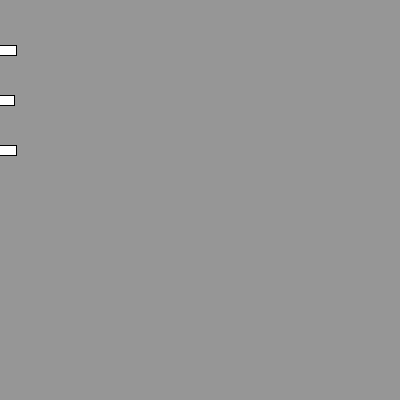
Frame 1 (no input)
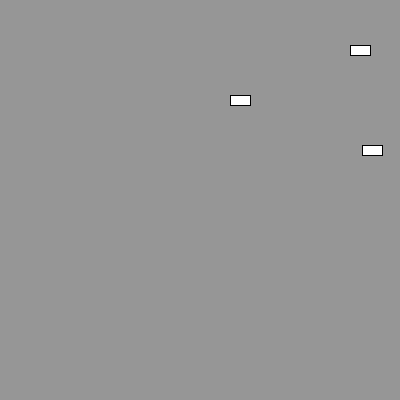
Frame 60 (the mouse pressed at the canvas centre just before this capture)
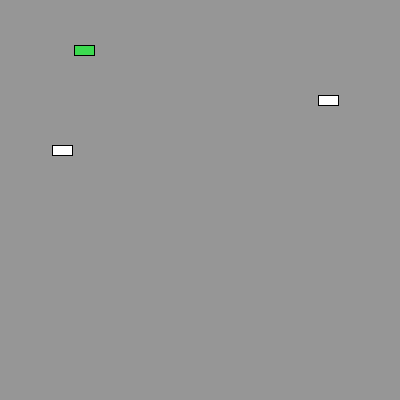
Frame 120 (the mouse held since frame 60 and released just before this capture)

The Processing sketch that drew these frames (run headless with seeded random() and noise(); from frame 60 on, the mouse is pressed at the canvas centre):

// Processing sketch: processing_166437
// ── processing_166437.pde

Car myCar1;
Car myCar2; 
Car myCar3;
void setup() {
  size(400,400);
  myCar1 = new Car(color(255, 255, 255),0,150,3.1);
  myCar2 = new Car(color(255, 255, 255),0,100,2);
  myCar3 = new Car(color(255,255,255),0,50,3);
}
void draw() {
  background(150);
  myCar1.move();
  myCar1.display();
  myCar2.move();
  myCar2.display();
  myCar3.move();
  myCar3.display();
}

  
class Car {
  color c;
  float xpos;
  float ypos;
  float zspeed;
  float xspeed;
  Car(color tempC, float tempXpos, float tempYpos, float tempXspeed) {
    c = tempC;
    xpos = tempXpos;
    ypos = tempYpos;
    xspeed = tempXspeed;
  }
void randomC() {
    c = color(random(255), random(255), random(255));
  }
  void display() {
    stroke(0);
    fill(c);
    rectMode(CENTER);
    rect(xpos,ypos,20,10);
  }
  void move() {
    xpos = xpos + xspeed*2;
    if (xpos > width || xpos < 0) {
     xspeed=xspeed*-1;
    }
    else if ( myCar3.xpos > width ||  myCar3.xpos < 0) {
     myCar3.randomC();
     zspeed=zspeed*-2;
    }
    else if (xpos > width || xpos < 0) {
     xspeed=xspeed*-3;
    }
  }
}
